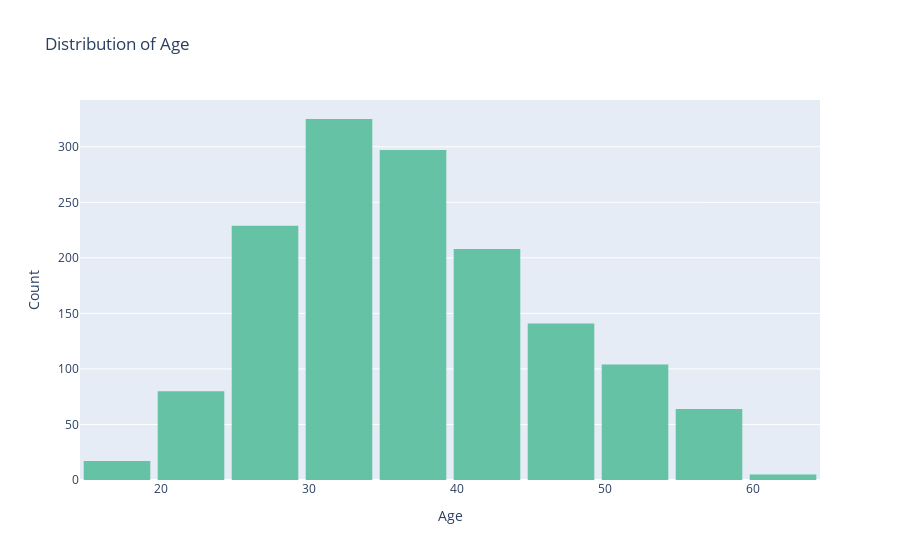
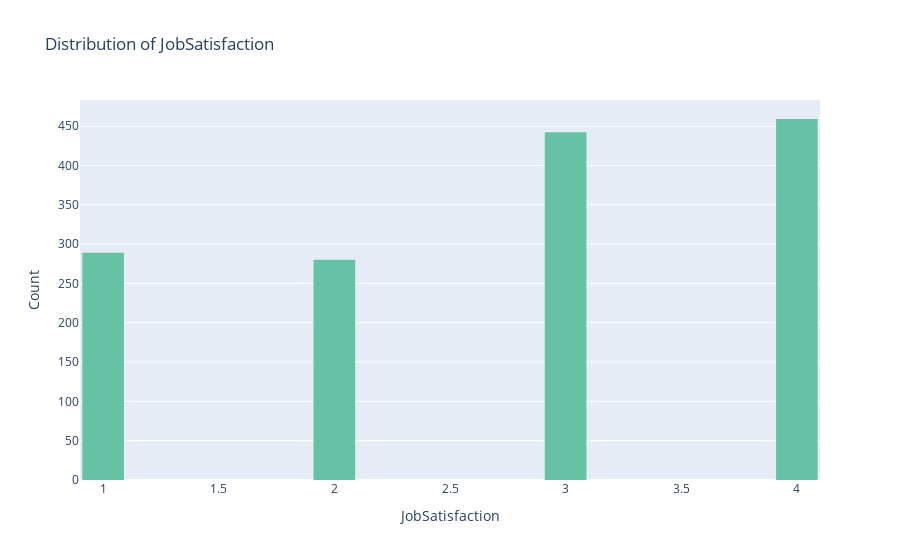
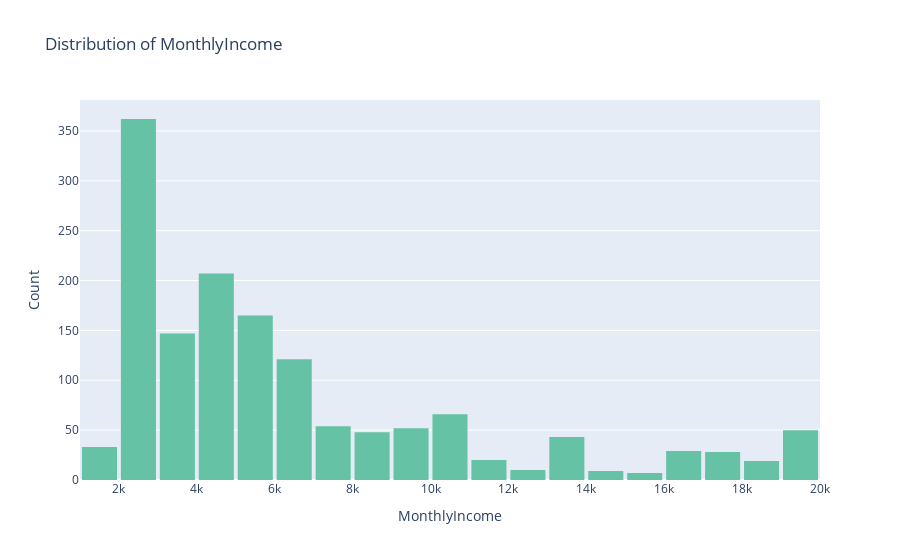
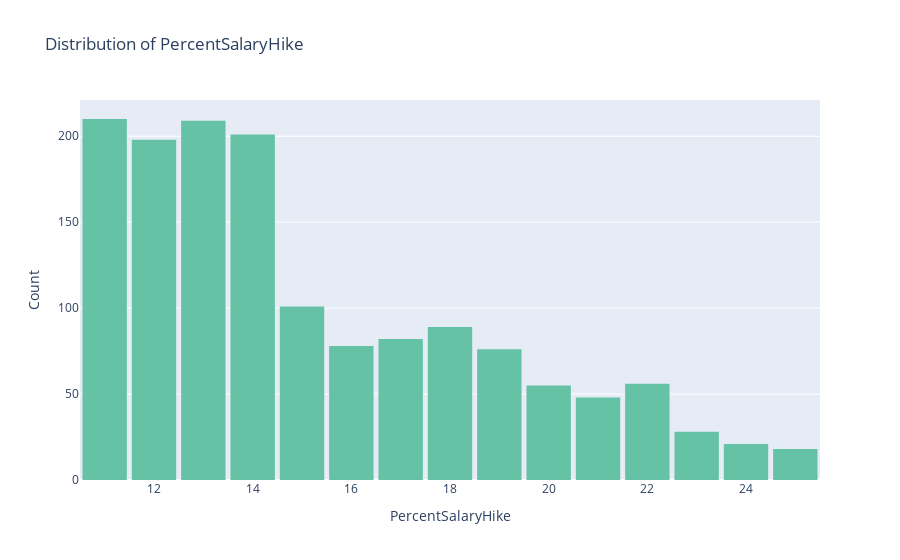

The code cell stored with these charts, in order, in its notebook:
### Code cell
import pandas as pd
import plotly.express as px
import plotly.graph_objects as go

# Define a color sequence for consistency
color_sequence = px.colors.qualitative.Set2

# Plot the distribution of numerical columns using colorful histograms
numerical_columns = ['Age', 'JobSatisfaction', 'MonthlyIncome', 'PercentSalaryHike', 
                     'TotalWorkingYears', 'YearsAtCompany', 'YearsSinceLastPromotion']

for column in numerical_columns:
    fig = px.histogram(
        df, x=column, nbins=20,
        title=f'Distribution of {column}',
        color_discrete_sequence=color_sequence
    )
    fig.update_layout(
        xaxis_title=column,
        yaxis_title='Count',
        template='plotly',
        bargap=0.1
    )
    fig.show()

# Boxplot for numerical columns vs Attrition
for col in ['MonthlyIncome', 'Age']:
    fig = px.box(
        df, x='Attrition', y=col, color='Attrition',
        title=f'Attrition vs {col}',
        color_discrete_sequence=color_sequence
    )
    fig.update_layout(
        xaxis_title='Attrition',
        yaxis_title=col,
        template='plotly'
    )
    fig.show()

# Scatter plots with better visuals
fig = px.scatter(
    df, x='Age', y='MonthlyIncome', color='Attrition',
    title="Age vs Monthly Income (by Attrition)",
    color_discrete_sequence=color_sequence,
    marginal_x='histogram', marginal_y='violin', opacity=0.7
)
fig.update_layout(
    xaxis_title='Age',
    yaxis_title='Monthly Income',
    template='plotly'
)
fig.show()

fig = px.scatter(
    df, x='YearsAtCompany', y='TotalWorkingYears', color='Attrition',
    title="Years at Company vs Total Working Years (by Attrition)",
    color_discrete_sequence=color_sequence,
    marginal_x='box', marginal_y='rug', opacity=0.7
)
fig.update_layout(
    xaxis_title='Years At Company',
    yaxis_title='Total Working Years',
    template='plotly'
)
fig.show()

### Figure 1 — Plotly figure (JSON) as saved in the notebook; plotly's stock layout.template omitted (floating-point values rounded to 4 significant figures; data arrays with more than 128 entries replaced by an {"elided": "..."} marker saying what was removed)
{"data": [{"bingroup": "x", "hovertemplate": "Age=%{x}<br>count=%{y}<extra></extra>", "legendgroup": "", "marker": {"color": "rgb(102,194,165)", "pattern": {"shape": ""}}, "name": "", "nbinsx": 20, "orientation": "v", "showlegend": false, "type": "histogram", "x": {"elided": "1470 int values"}, "xaxis": "x", "yaxis": "y"}], "layout": {"autosize": true, "bargap": 0.1, "barmode": "relative", "legend": {"tracegroupgap": 0}, "title": {"text": "Distribution of Age"}, "xaxis": {"anchor": "y", "autorange": true, "domain": [0, 1], "range": [14.5, 64.5], "title": {"text": "Age"}, "type": "linear"}, "yaxis": {"anchor": "x", "autorange": true, "domain": [0, 1], "range": [0, 342.1], "title": {"text": "Count"}}}}

### Figure 2 — Plotly figure (JSON) as saved in the notebook; plotly's stock layout.template omitted (floating-point values rounded to 4 significant figures; data arrays with more than 128 entries replaced by an {"elided": "..."} marker saying what was removed)
{"data": [{"bingroup": "x", "hovertemplate": "JobSatisfaction=%{x}<br>count=%{y}<extra></extra>", "legendgroup": "", "marker": {"color": "rgb(102,194,165)", "pattern": {"shape": ""}}, "name": "", "nbinsx": 20, "orientation": "v", "showlegend": false, "type": "histogram", "x": {"elided": "1470 int values"}, "xaxis": "x", "yaxis": "y"}], "layout": {"autosize": true, "bargap": 0.1, "barmode": "relative", "legend": {"tracegroupgap": 0}, "title": {"text": "Distribution of JobSatisfaction"}, "xaxis": {"anchor": "y", "autorange": true, "domain": [0, 1], "range": [0.9, 4.1], "title": {"text": "JobSatisfaction"}, "type": "linear"}, "yaxis": {"anchor": "x", "autorange": true, "domain": [0, 1], "range": [0, 483.2], "title": {"text": "Count"}}}}

### Figure 3 — Plotly figure (JSON) as saved in the notebook; plotly's stock layout.template omitted (floating-point values rounded to 4 significant figures; data arrays with more than 128 entries replaced by an {"elided": "..."} marker saying what was removed)
{"data": [{"bingroup": "x", "hovertemplate": "MonthlyIncome=%{x}<br>count=%{y}<extra></extra>", "legendgroup": "", "marker": {"color": "rgb(102,194,165)", "pattern": {"shape": ""}}, "name": "", "nbinsx": 20, "orientation": "v", "showlegend": false, "type": "histogram", "x": {"elided": "1470 int values"}, "xaxis": "x", "yaxis": "y"}], "layout": {"autosize": true, "bargap": 0.1, "barmode": "relative", "legend": {"tracegroupgap": 0}, "title": {"text": "Distribution of MonthlyIncome"}, "xaxis": {"anchor": "y", "autorange": true, "domain": [0, 1], "range": [999.5, 20000.0], "title": {"text": "MonthlyIncome"}, "type": "linear"}, "yaxis": {"anchor": "x", "autorange": true, "domain": [0, 1], "range": [0, 381.1], "title": {"text": "Count"}}}}

### Figure 4 — Plotly figure (JSON) as saved in the notebook; plotly's stock layout.template omitted (floating-point values rounded to 4 significant figures; data arrays with more than 128 entries replaced by an {"elided": "..."} marker saying what was removed)
{"data": [{"bingroup": "x", "hovertemplate": "PercentSalaryHike=%{x}<br>count=%{y}<extra></extra>", "legendgroup": "", "marker": {"color": "rgb(102,194,165)", "pattern": {"shape": ""}}, "name": "", "nbinsx": 20, "orientation": "v", "showlegend": false, "type": "histogram", "x": {"elided": "1470 int values"}, "xaxis": "x", "yaxis": "y"}], "layout": {"autosize": true, "bargap": 0.1, "barmode": "relative", "legend": {"tracegroupgap": 0}, "title": {"text": "Distribution of PercentSalaryHike"}, "xaxis": {"anchor": "y", "autorange": true, "domain": [0, 1], "range": [10.5, 25.5], "title": {"text": "PercentSalaryHike"}, "type": "linear"}, "yaxis": {"anchor": "x", "autorange": true, "domain": [0, 1], "range": [0, 221.1], "title": {"text": "Count"}}}}
